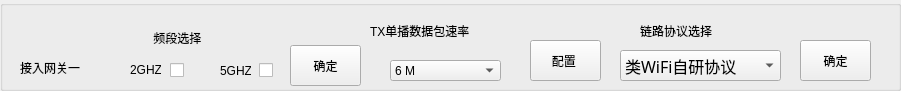
         <widget class="QGroupBox" name="groupBox_51">
          <property name="geometry">
           <rect>
            <x>10</x>
            <y>400</y>
            <width>901</width>
            <height>91</height>
           </rect>
          </property>
          <property name="title">
           <string/>
          </property>
          <widget class="QCheckBox" name="checkBox_G1_5G_7">
           <property name="geometry">
            <rect>
             <x>259</x>
             <y>60</y>
             <width>31</width>
             <height>21</height>
            </rect>
           </property>
           <property name="text">
            <string/>
           </property>
          </widget>
          <widget class="QComboBox" name="comboBox_G1_13">
           <property name="geometry">
            <rect>
             <x>390</x>
             <y>60</y>
             <width>111</width>
             <height>21</height>
            </rect>
           </property>
           <item>
            <property name="text">
             <string>6 M</string>
            </property>
           </item>
           <item>
            <property name="text">
             <string>9 M</string>
            </property>
           </item>
           <item>
            <property name="text">
             <string>12 M</string>
            </property>
           </item>
           <item>
            <property name="text">
             <string>18 M</string>
            </property>
           </item>
           <item>
            <property name="text">
             <string>24 M</string>
            </property>
           </item>
           <item>
            <property name="text">
             <string>36 M</string>
            </property>
           </item>
           <item>
            <property name="text">
             <string>48 M</string>
            </property>
           </item>
           <item>
            <property name="text">
             <string>54 M</string>
            </property>
           </item>
          </widget>
          <widget class="QComboBox" name="comboBox_G1_14">
           <property name="geometry">
            <rect>
             <x>620</x>
             <y>50</y>
             <width>161</width>
             <height>31</height>
            </rect>
           </property>
           <property name="font">
            <font>
             <family>仿宋</family>
             <pointsize>12</pointsize>
            </font>
           </property>
           <item>
            <property name="text">
             <string>类WiFi自研协议</string>
            </property>
           </item>
           <item>
            <property name="text">
             <string>AOS协议</string>
            </property>
           </item>
          </widget>
          <widget class="QLabel" name="label_223">
           <property name="geometry">
            <rect>
             <x>130</x>
             <y>60</y>
             <width>31</width>
             <height>20</height>
            </rect>
           </property>
           <property name="styleSheet">
            <string notr="true">font: 12pt &quot;仿宋&quot;;</string>
           </property>
           <property name="text">
            <string>2GHZ</string>
           </property>
          </widget>
          <widget class="QLabel" name="label_224">
           <property name="geometry">
            <rect>
             <x>20</x>
             <y>60</y>
             <width>81</width>
             <height>16</height>
            </rect>
           </property>
           <property name="styleSheet">
            <string notr="true">font: 12pt &quot;仿宋&quot;;</string>
           </property>
           <property name="text">
            <string>接入网关一</string>
           </property>
          </widget>
          <widget class="QCheckBox" name="checkBox_G1_2G_7">
           <property name="geometry">
            <rect>
             <x>170</x>
             <y>60</y>
             <width>21</width>
             <height>21</height>
            </rect>
           </property>
           <property name="text">
            <string/>
           </property>
          </widget>
          <widget class="QLabel" name="label_225">
           <property name="geometry">
            <rect>
             <x>220</x>
             <y>60</y>
             <width>31</width>
             <height>21</height>
            </rect>
           </property>
           <property name="styleSheet">
            <string notr="true">font: 12pt &quot;仿宋&quot;;</string>
           </property>
           <property name="text">
            <string>5GHZ</string>
           </property>
          </widget>
          <widget class="QLabel" name="label_226">
           <property name="geometry">
            <rect>
             <x>370</x>
             <y>20</y>
             <width>161</width>
             <height>21</height>
            </rect>
           </property>
           <property name="styleSheet">
            <string notr="true">font: 12pt &quot;仿宋&quot;;</string>
           </property>
           <property name="text">
            <string>TX单播数据包速率</string>
           </property>
          </widget>
          <widget class="QLabel" name="label_227">
           <property name="geometry">
            <rect>
             <x>640</x>
             <y>20</y>
             <width>131</width>
             <height>21</height>
            </rect>
           </property>
           <property name="styleSheet">
            <string notr="true">font: 12pt &quot;仿宋&quot;;</string>
           </property>
           <property name="text">
            <string>链路协议选择</string>
           </property>
          </widget>
          <widget class="QLabel" name="label_228">
           <property name="geometry">
            <rect>
             <x>150</x>
             <y>30</y>
             <width>91</width>
             <height>16</height>
            </rect>
           </property>
           <property name="styleSheet">
            <string notr="true">font: 12pt &quot;仿宋&quot;;</string>
           </property>
           <property name="text">
            <string> 频段选择</string>
           </property>
          </widget>
          <widget class="QPushButton" name="freg1_7">
           <property name="geometry">
            <rect>
             <x>290</x>
             <y>45</y>
             <width>71</width>
             <height>41</height>
            </rect>
           </property>
           <property name="text">
            <string>确定</string>
           </property>
          </widget>
          <widget class="QPushButton" name="bandg1_7">
           <property name="geometry">
            <rect>
             <x>530</x>
             <y>40</y>
             <width>71</width>
             <height>41</height>
            </rect>
           </property>
           <property name="text">
            <string>配置 </string>
           </property>
          </widget>
          <widget class="QPushButton" name="prog1_7">
           <property name="geometry">
            <rect>
             <x>800</x>
             <y>40</y>
             <width>71</width>
             <height>41</height>
            </rect>
           </property>
           <property name="text">
            <string>确定</string>
           </property>
          </widget>
         </widget>
